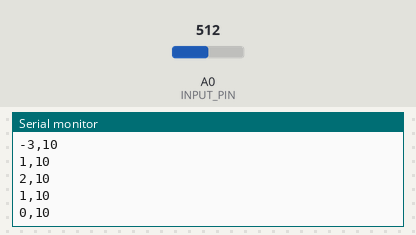
Bench run of a sketch on a simulated Arduino Uno, built with avr-gcc and run on an emulated ATmega328P. Shown: the last lines printed to the serial monitor. The test bench sets the inputs (shaded band); at power-on: A0 (INPUT_PIN) = 512.

Above: at 1.2 s.
1.3 s: A0 (INPUT_PIN) set to 716
At 1.38 s:
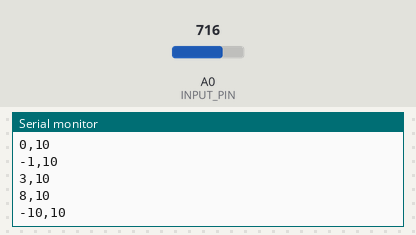
2.8 s: A0 (INPUT_PIN) set to 900
At 2.88 s:
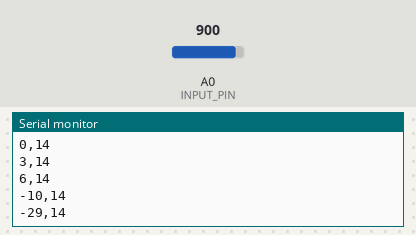
Timing chart, 0 to 5.8 s (numbered marks = the images above; inputs shaded):
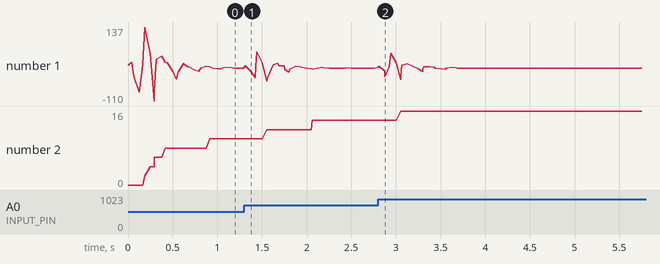

Measured:
- after the input at 1.3 s, the serial monitor: prints a new line at once (image 1)
- after the input at 2.8 s, the serial monitor: prints a new line at once (image 2)
- plotted number 2: 10 → 14 after the input at 1.3 s

The sketch:

nano_only_for_2nd_emg.ino
```cpp
// Samples per second
#define SAMPLE_RATE 500

// Make sure to set the same baud rate on your Serial Monitor/Plotter
#define BAUD_RATE 115200

// Change if not using A0 analog pin
#define INPUT_PIN A0

// envelopee buffer size
// High value -> smooth but less responsive
// Low value -> not smooth but responsive
#define BUFFER_SIZE 150 // smooth graph

#define POWER_PIN 5 //
// EMG Threshold value, different for each user
// Check by plotting EMG envelopee data on Serial plotter
#define EMG_THRESHOLD 30 //servo activate

int circular_buffer[BUFFER_SIZE];
int data_index, sum;
int flag=0;

void setup() {
  // Serial connection begin
  Serial.begin(BAUD_RATE);

 //power
  pinMode(POWER_PIN, OUTPUT);  // Set POWER_PIN as an output
  digitalWrite(POWER_PIN, LOW);  // Initially, turn off the POWER
}

void loop() {
  // Calculate elapsed time
  static unsigned long past = 0;
  unsigned long present = micros();
  unsigned long interval = present - past;
  past = present;

  // Run timer
  static long timer = 0;
  timer -= interval;

  // Sample and get envelope
  if(timer < 0) {
    timer += 1000000 / SAMPLE_RATE;

    // RAW EMG Values
    int sensor_value = analogRead(INPUT_PIN);

    // Filtered EMG
    int signal = EMGFilter(sensor_value);

    // EMG envelopee
    int envelope = getEnvelope(abs(signal));

    // Move servo
    if(envelope > EMG_THRESHOLD) //changes
    {
      digitalWrite(POWER_PIN, LOW);
    }
    else
    {
      digitalWrite(POWER_PIN, LOW);
    }

    // EMG Raw signal
    Serial.print(signal);
    // Data seprator
    Serial.print(",");
    // EMG envelopee
    Serial.println(envelope);
  }
}

// envelope detection algorithm
int getEnvelope(int abs_emg){
  sum -= circular_buffer[data_index];
  sum += abs_emg;
  circular_buffer[data_index] = abs_emg;
  data_index = (data_index + 1) % BUFFER_SIZE;
  return (sum/BUFFER_SIZE) * 2;
}

// Band-Pass Butterworth IIR digital filter, generated using filter_gen.py.
// Sampling rate: 500.0 Hz, frequency: [74.5, 149.5] Hz.
// Filter is order 4, implemented as second-order sections (biquads).
// Reference:
// https://docs.scipy.org/doc/scipy/reference/generated/scipy.signal.butter.html
// https://courses.ideate.cmu.edu/16-223/f2020/Arduino/FilterDemos/filter_gen.py
float EMGFilter(float input)
{
  float output = input;
  {
    static float z1, z2; // filter section state
    float x = output - 0.05159732*z1 - 0.36347401*z2;
    output = 0.01856301*x + 0.03712602*z1 + 0.01856301*z2;
    z2 = z1;
    z1 = x;
  }
  {
    static float z1, z2; // filter section state
    float x = output - -0.53945795*z1 - 0.39764934*z2;
    output = 1.00000000*x + -2.00000000*z1 + 1.00000000*z2;
    z2 = z1;
    z1 = x;
  }
  {
    static float z1, z2; // filter section state
    float x = output - 0.47319594*z1 - 0.70744137*z2;
    output = 1.00000000*x + 2.00000000*z1 + 1.00000000*z2;
    z2 = z1;
    z1 = x;
  }
  {
    static float z1, z2; // filter section state
    float x = output - -1.00211112*z1 - 0.74520226*z2;
    output = 1.00000000*x + -2.00000000*z1 + 1.00000000*z2;
    z2 = z1;
    z1 = x;
  }
  return output;
}
```
